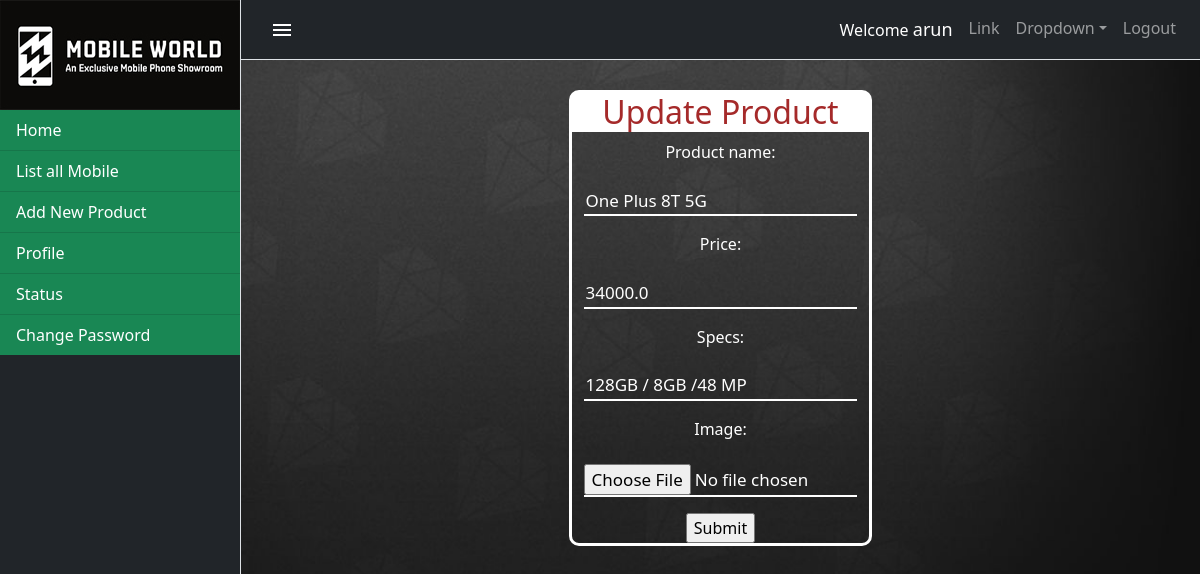
The page /mobile/update/7 (signed in) on the database its author committed.
### mobile/models.py (models this page shows, shortened)
class Product(models.Model):
    product_name=models.CharField(max_length=120)
    price=models.FloatField()
    specs=models.CharField(max_length=150)
    image=models.ImageField(upload_to="images/")

### mobile/decorators.py (the view)
    def wrapper(request,*args,**kwargs):
        if request.user.is_superuser:
            return func(request,*args,**kwargs)
        else:
            return redirect("userlogin")

### mobile/forms.py
class ProductForm(ModelForm):
    class Meta:
        model=Product
        fields="__all__"
        widgets = {
            'product_name': forms.TextInput(attrs={'class': 'text_inp', 'placeholder': 'Product Name'}),
            'price': forms.NumberInput(attrs={'class': 'text_inp', 'placeholder': 'Price'}),
            'specs': forms.TextInput(attrs={'class': 'text_inp', 'placeholder': 'Specs'}),
            'image': forms.FileInput(attrs={'class': 'text_inp', 'placeholder': 'Image'}),
        }

### mobile/views.py (called while the page is built)
def get_mobile_object(id):
    return Product.objects.get(id=id)

@login_required
@user_admin
def update_mobile(request,id):
    mobile=get_mobile_object(id)
    form=ProductForm(instance=mobile)
    context={}
    context["form"]=form
    if request.method == "POST":
        form = ProductForm(request.POST,instance=mobile,files=request.FILES)
        if form.is_valid():
            form.save()
            return redirect("list")
    return render(request,"mobile/edit_mobile.html",context)

### mobile/templates/mobile/edit_mobile.html (shortened to what this page needs)
<!DOCTYPE html>
{% extends 'mobile/index.html' %}
{% block body_block %}
<div class="row">
    <div class="col-4"></div>
    <div class="col-4">
        <div class="booklist">
            <h2>Update Product</h2>
            <form method="post" enctype="multipart/form-data">
            {{form.as_p}}
            <input type="submit">
        </form>
        </div>
    </div>
    <div class="col-4"></div>
</div>
{% endblock %}

### mobile/templates/mobile/index.html (shortened to what this page needs)
<!DOCTYPE html>
{%load static%}
<html lang="en">
    <head>
        <link rel="stylesheet" href="https://cdnjs.cloudflare.com/ajax/libs/font-awesome/4.7.0/css/font-awesome.min.css">
        <link href="{%static 'css/styles.css'%}" rel="stylesheet" />
        <link href="https://cdn.jsdelivr.net/npm/bootstrap@5.0.0-beta2/dist/css/bootstrap.min.css" rel="stylesheet">
    </head>
    <body class="bodyindex">
        <div class="d-flex" id="wrapper">
            <div class="bg-dark border-right" id="sidebar-wrapper">
                <div style="color:white;" class=""><img src="{%static 'images/logo.jpg'%}" style="width:100%"></img></div>
                <div class="list-group list-group-flush">
                    <a style="color:white;" class="list-group-item list-group-item-action bg-success" href="{%url 'userhome'%}">Home</a>
                    <a style="color:white;" class="list-group-item list-group-item-action bg-success" href="{%url 'list'%}">List all Mobile</a>
                   {% if request.user.is_superuser%}
                    <a style="color:white;" class="list-group-item list-group-item-action bg-success" href="{%url 'addproduct'%}">Add New Product</a>
                   {% endif %}
                    <a style="color:white;" class="list-group-item list-group-item-action bg-success" href="#!">Profile</a>
                    <a style="color:white;" class="list-group-item list-group-item-action bg-success" href="#!">Status</a>
                     <a style="color:white;" class="list-group-item list-group-item-action bg-success" href="{%url 'changepassword'%}">Change Password</a>
                </div>
            </div>
            <div id="page-content-wrapper">
                <nav class="navbar navbar-expand-lg navbar-dark bg-dark border-bottom">
                     <button id="menu-toggle" class="btn"><img src="{%static 'images/menu.svg'%}" alt=""></i></button>
                    <div class="collapse navbar-collapse" id="navbarSupportedContent">
                        <ul class="navbar-nav ml-auto mt-2 mt-lg-0">
                            <li class="nav-item active">
                                <a class="nav-link" href="#!">
                                    Welcome <span style="font-size:18px;font-weight:500;">{{request.user}}</span>
                                </a>
                            </li>
                            <li class="nav-item"><a class="nav-link" href="#!">Link</a></li>
                            <li class="nav-item dropdown">
                                <a class="nav-link dropdown-toggle" id="navbarDropdown" href="#!" role="button" data-toggle="dropdown" aria-haspopup="true" aria-expanded="false">Dropdown</a>
                            </li>
                            <li class="nav-item"><a class="nav-link" href="{%url 'signout'%}">Logout</a></li>
                        </ul>
                    </div>
                </nav>
                <div class="">
                    {% block body_block %}{% endblock %}
                </div>
            </div>
        </div>
    </body>
</html>

### rows shown on the page
Product: product_name "One Plus 8T 5G", price "34000.0", specs "128GB / 8GB /48 MP"

### other values the page prints
{{ request.user }} "arun"
